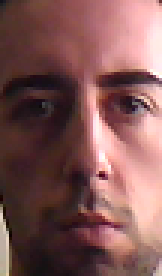
%> input picture MATLAB/Caras/Cara1.png, 54 x 92 px (shown 3 times larger)
$ octave SkinLearning.m   (GNU Octave 9; MATLAB toolbox functions it lacks are replaced by stand-ins)
%> lines starting %> are read from the running program, lines starting %| are printed output that depends on the picture
### MATLAB/LeerManos.m
function [ manos ] = LeerManos()
%LEERMANOS Summary of this function goes here
%   Detailed explanation goes here
n = 8;
manos = cell(1,n);
for i=1:n
    string1 = ['manos' num2str(i)];
    s = ['ManosAbiertas/' string1 '.png'];
    [imatge]=imread(s);
    manos{i} = imatge;
end

### MATLAB/SkinLearning.m
%Se toman 100 im醙enes de la cara y se se馻la

c1 = imread('Caras/Cara1.png');
%> c1 is the input picture: size 92x54x3 uint8; mean R, G, B 128.8, 87.1, 85.4
redGreen1 = double(c1(:,:,1)) ./ double(c1(:,:,2)+1);
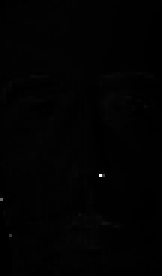
%> redGreen1: size 92x54 double (shown 3 times larger); min 1, max 65, mean 1.6; drawn with min black and max white

c2 = imread('Caras/Cara2.png');
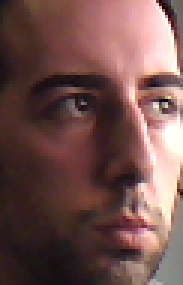
%> input picture MATLAB/Caras/Cara2.png, 61 x 95 px (shown 3 times larger)
%> c2 is the input picture: size 95x61x3 uint8; mean R, G, B 113.8, 81.3, 77.9
redGreen2 = double(c2(:,:,1)) ./ double(c2(:,:,2)+1);
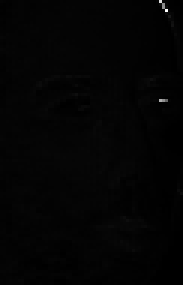
%> redGreen2: size 95x61 double (shown 3 times larger); min 0.889, max 42, mean 1.5; drawn with min black and max white

c3= imread('Caras/Cara3.png');
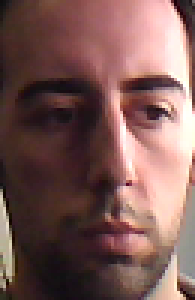
%> input picture MATLAB/Caras/Cara3.png, 65 x 100 px (shown 3 times larger)
%> c3 is the input picture: size 100x65x3 uint8; mean R, G, B 123.3, 89.8, 85.6
redGreen3 = double(c3(:,:,1)) ./ double(c3(:,:,2)+1);
%> the run ends on the next line


manos = LeerManos();
